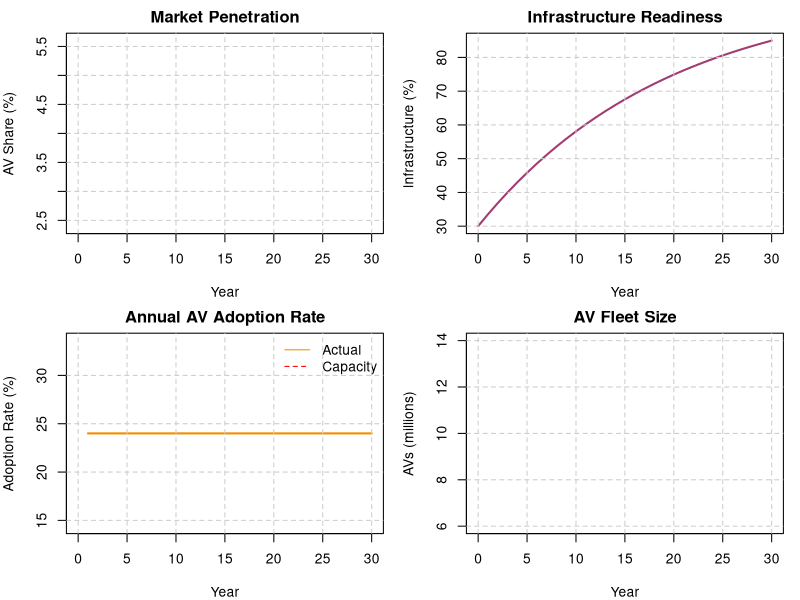

Recreate this plot in R. (Note: this script raises an error after producing the figure.)
################################################################################
# AV ADOPTION STATE-SPACE MODEL WITH POLICY LEVERS
# 
# This script implements a discrete-time state-space model for autonomous
# vehicle (AV) adoption with three policy instruments:
#   - r: consumer rebates ($)
#   - s: manufacturer subsidies ($)
#   - i: infrastructure investment (fraction)
#
# State variables:
#   - A: AV fleet size
#   - C: total vehicle fleet size
#   - I: infrastructure readiness (0-1)
#
# SETUP INSTRUCTIONS:
# 1. Save this file as av_adoption_model.R
# 2. Open R or RStudio
# 3. Run: source("av_adoption_model.R")
# 4. No packages required - uses base R only
#
# The script will:
# - Run baseline simulation (30 years)
# - Compare 5 policy scenarios
# - Show time-varying policy phase-out
# - Run Monte Carlo uncertainty analysis
# - Export results to CSV files
################################################################################

# --- 1. MODEL PARAMETERS (dummy values for demonstration) ---

params <- list(
  # Fleet dynamics
  delta = 0.07,        # annual vehicle retirement rate
  rho = 0.05,          # infrastructure decay rate
  S = 15e6,            # annual new car sales
  P_AV = 40000,        # average AV price ($)
  
  # Adoption model (logistic regression coefficients)
  beta_0 = -2.0,       # baseline (intercept)
  beta_r = 3.0,        # rebate sensitivity
  beta_i = 4.0,        # infrastructure sensitivity
  
  # Supply-side constraints
  cap_0 = 0.20,        # baseline production capacity (20% of sales)
  gamma = 0.00002      # subsidy effectiveness on capacity
)


# --- 2. HELPER FUNCTIONS ---

#' Sigmoid (logistic) function
#' @param z numeric vector
#' @return values in (0, 1)
sigmoid <- function(z) {
  1 / (1 + exp(-z))
}


# --- 3. CORE STATE-SPACE TRANSITION FUNCTION ---

#' One-step state update: x_{t+1} = f(x_t, u_t)
#' 
#' @param state named vector with A, C, I
#' @param policy named vector with r, s, i
#' @param params list of model parameters
#' @return named vector: next state + adoption fraction
step_model <- function(state, policy, params) {
  # Unpack state
  A <- state["A"]  # AV count
  C <- state["C"]  # total cars
  I <- state["I"]  # infrastructure readiness
  
  # Unpack policy
  r <- policy["r"]  # rebates
  s <- policy["s"]  # subsidies
  i <- policy["i"]  # infrastructure spending
  
  # --- Infrastructure dynamics ---
  I_next <- (1 - params$rho) * I + i
  I_next <- min(max(I_next, 0), 1)  # clamp to [0, 1]
  
  # --- Adoption fraction (demand-side) ---
  price_adv <- r / params$P_AV
  z <- params$beta_0 + params$beta_r * price_adv + params$beta_i * I
  a_uncapped <- sigmoid(z)
  
  # --- Supply constraint ---
  cap <- params$cap_0 + params$gamma * s
  a <- min(a_uncapped, cap)
  
  # --- Fleet dynamics ---
  A_next <- (1 - params$delta) * A + a * params$S
  C_next <- (1 - params$delta) * C + params$S
  
  # Return next state and diagnostics
  c(
    A = A_next,
    C = C_next,
    I = I_next,
    adoption = a,
    a_uncapped = a_uncapped,
    cap = cap
  )
}


# --- 4. SIMULATION FUNCTION ---

#' Simulate AV adoption over multiple years
#' 
#' @param state_0 initial state (named vector)
#' @param policy policy trajectory (data.frame or named vector for constant policy)
#' @param years number of years to simulate
#' @param params model parameters
#' @return data.frame with year-by-year results
simulate_model <- function(state_0, policy, years, params) {
  # Initialize results storage
  results <- data.frame(
    year = 0:years,
    A = NA_real_,
    C = NA_real_,
    I = NA_real_,
    pct_AV = NA_real_,
    adoption = NA_real_,
    a_uncapped = NA_real_,
    cap = NA_real_,
    r = NA_real_,
    s = NA_real_,
    i = NA_real_
  )
  
  # Store initial state
  results[1, c("A", "C", "I")] <- state_0[c("A", "C", "I")]
  results$pct_AV[1] <- state_0["A"] / state_0["C"]
  
  # If policy is constant, replicate it
  if (is.vector(policy)) {
    policy_df <- as.data.frame(t(replicate(years, policy)))
  } else {
    policy_df <- policy
  }
  
  # Store initial policy
  results[1, c("r", "s", "i")] <- policy_df[1, c("r", "s", "i")]
  
  # Current state
  state <- state_0
  
  # Simulation loop
  for (t in 1:years) {
    # Get policy for this period
    u_t <- as.numeric(policy_df[t, c("r", "s", "i")])
    names(u_t) <- c("r", "s", "i")
    
    # Update state
    next_state <- step_model(state, u_t, params)
    
    # Store results
    results[t + 1, c("A", "C", "I")] <- next_state[c("A", "C", "I")]
    results[t + 1, "pct_AV"] <- next_state["A"] / next_state["C"]
    results[t + 1, "adoption"] <- next_state["adoption"]
    results[t + 1, "a_uncapped"] <- next_state["a_uncapped"]
    results[t + 1, "cap"] <- next_state["cap"]
    results[t + 1, c("r", "s", "i")] <- u_t
    
    # Advance state
    state[c("A", "C", "I")] <- next_state[c("A", "C", "I")]
  }
  
  return(results)
}


# --- 5. VISUALIZATION FUNCTIONS ---

# Plot AV penetration over time
plot_av_share <- function(results, title = "AV Market Share Over Time") {
  plot(
    results$year,
    results$pct_AV * 100,
    type = "l",
    lwd = 2.5,
    col = "#2E86AB",
    xlab = "Year",
    ylab = "AV Share (%)",
    main = title,
    las = 1,
    ylim = c(0, max(results$pct_AV * 100) * 1.1)
  )
  grid(col = "gray80", lty = 2)
}

#' Plot all state variables
plot_states <- function(results) {
  par(mfrow = c(2, 2), mar = c(4, 4, 2, 1))
  
  # AV penetration
  plot(results$year, results$pct_AV * 100, type = "l", lwd = 2, col = "#2E86AB",
       xlab = "Year", ylab = "AV Share (%)", main = "Market Penetration")
  grid(col = "gray80", lty = 2)
  
  # Infrastructure
  plot(results$year, results$I * 100, type = "l", lwd = 2, col = "#A23B72",
       xlab = "Year", ylab = "Infrastructure (%)", main = "Infrastructure Readiness")
  grid(col = "gray80", lty = 2)
  
  # Adoption rate
  plot(results$year, results$adoption * 100, type = "l", lwd = 2, col = "#F18F01",
       xlab = "Year", ylab = "Adoption Rate (%)", main = "Annual AV Adoption Rate")
  lines(results$year, results$cap * 100, lty = 2, col = "red")
  legend("topright", c("Actual", "Capacity"), lty = c(1, 2), col = c("#F18F01", "red"), bty = "n")
  grid(col = "gray80", lty = 2)
  
  # Fleet size
  plot(results$year, results$A / 1e6, type = "l", lwd = 2, col = "#6A994E",
       xlab = "Year", ylab = "AVs (millions)", main = "AV Fleet Size")
  grid(col = "gray80", lty = 2)
  
  par(mfrow = c(1, 1))
}

#' Compare multiple policy scenarios
plot_scenarios <- function(scenarios, labels = NULL) {
  if (is.null(labels)) {
    labels <- paste("Scenario", seq_along(scenarios))
  }
  
  colors <- c("#2E86AB", "#A23B72", "#F18F01", "#6A994E", "#C73E1D", "#7209B7")
  
  plot(
    scenarios[[1]]$year,
    scenarios[[1]]$pct_AV * 100,
    type = "l",
    lwd = 2.5,
    col = colors[1],
    xlab = "Year",
    ylab = "AV Share (%)",
    main = "Policy Scenario Comparison",
    las = 1,
    ylim = c(0, max(sapply(scenarios, function(s) max(s$pct_AV))) * 100 * 1.1)
  )
  
  for (i in 2:length(scenarios)) {
    lines(scenarios[[i]]$year, scenarios[[i]]$pct_AV * 100, 
          lwd = 2.5, col = colors[i %% length(colors) + 1])
  }
  
  legend("topleft", labels, lwd = 2.5, col = colors[1:length(scenarios)], bty = "n")
  grid(col = "gray80", lty = 2)
}


# --- 6. EXAMPLE: BASELINE SIMULATION ---

cat("=== BASELINE SCENARIO ===\n")

# Initial state
state_0 <- c(
  A = 10e6,      # 10 million AVs
  C = 250e6,     # 250 million total vehicles
  I = 0.30       # 30% infrastructure readiness
)

# Constant policy
policy_baseline <- c(
  r = 5000,      # $5,000 rebate
  s = 2000,      # $2,000 subsidy
  i = 0.05       # 5% annual infrastructure investment
)

# Run simulation
years <- 30
results_baseline <- simulate_model(state_0, policy_baseline, years, params)

# Display final state
cat(sprintf("Year %d: AV share = %.1f%%\n", 
            years, 
            results_baseline$pct_AV[years + 1] * 100))

# Visualize
plot_states(results_baseline)


# --- 7. EXAMPLE: POLICY EXPERIMENTS ---

cat("\n=== POLICY EXPERIMENTS ===\n")

# Scenario 1: No policy
policy_none <- c(r = 0, s = 0, i = 0.01)
results_none <- simulate_model(state_0, policy_none, years, params)

# Scenario 2: High rebates
policy_high_rebate <- c(r = 10000, s = 2000, i = 0.05)
results_high_rebate <- simulate_model(state_0, policy_high_rebate, years, params)

# Scenario 3: Infrastructure focus
policy_infra <- c(r = 5000, s = 2000, i = 0.15)
results_infra <- simulate_model(state_0, policy_infra, years, params)

# Scenario 4: Aggressive all-around
policy_aggressive <- c(r = 12000, s = 5000, i = 0.20)
results_aggressive <- simulate_model(state_0, policy_aggressive, years, params)

# Compare scenarios
scenarios <- list(
  results_none,
  results_baseline,
  results_high_rebate,
  results_infra,
  results_aggressive
)

labels <- c(
  "No Policy",
  "Baseline",
  "High Rebates",
  "Infra Focus",
  "Aggressive"
)

plot_scenarios(scenarios, labels)

# Print final outcomes
cat("\nFinal AV Share (Year 30):\n")
for (i in seq_along(scenarios)) {
  cat(sprintf("  %-15s: %5.1f%%\n", 
              labels[i], 
              scenarios[[i]]$pct_AV[years + 1] * 100))
}


# --- 8. EXAMPLE: TIME-VARYING POLICY (PHASE-OUT) ---

cat("\n=== TIME-VARYING POLICY: GRADUAL PHASE-OUT ===\n")

# Create declining rebate schedule
policy_phaseout <- data.frame(
  r = seq(10000, 0, length.out = years),  # linear decline
  s = rep(3000, years),                    # constant subsidy
  i = seq(0.15, 0.05, length.out = years)  # declining infra investment
)

results_phaseout <- simulate_model(state_0, policy_phaseout, years, params)

par(mfrow = c(1, 2))
plot_av_share(results_phaseout, "Phase-Out Policy")

# Show policy trajectory
plot(results_phaseout$year[-1], results_phaseout$r[-1] / 1000, 
     type = "l", lwd = 2, col = "#2E86AB",
     xlab = "Year", ylab = "Rebate ($1000s)", 
     main = "Policy Schedule")
grid(col = "gray80", lty = 2)

par(mfrow = c(1, 1))


# --- 9. MONTE CARLO UNCERTAINTY ANALYSIS ---

cat("\n=== MONTE CARLO SIMULATION ===\n")

#' Run Monte Carlo with parameter uncertainty
monte_carlo <- function(state_0, policy, years, params, n_sim = 100) {
  results_mc <- vector("list", n_sim)
  
  for (i in 1:n_sim) {
    # Perturb parameters (±20% uniform)
    params_i <- params
    params_i$beta_0 <- params$beta_0 * runif(1, 0.8, 1.2)
    params_i$beta_r <- params$beta_r * runif(1, 0.8, 1.2)
    params_i$beta_i <- params$beta_i * runif(1, 0.8, 1.2)
    params_i$delta <- params$delta * runif(1, 0.8, 1.2)
    
    results_mc[[i]] <- simulate_model(state_0, policy, years, params_i)
  }
  
  return(results_mc)
}

# Run 100 simulations
set.seed(42)
mc_sims <- monte_carlo(state_0, policy_baseline, years, params, n_sim = 100)

# Extract AV shares
av_shares <- sapply(mc_sims, function(r) r$pct_AV)

# Plot uncertainty bands
plot(
  results_baseline$year,
  results_baseline$pct_AV * 100,
  type = "n",
  xlab = "Year",
  ylab = "AV Share (%)",
  main = "Monte Carlo Uncertainty Bands",
  ylim = c(0, max(av_shares) * 100)
)

# 90% confidence interval
q05 <- apply(av_shares, 1, quantile, probs = 0.05) * 100
q95 <- apply(av_shares, 1, quantile, probs = 0.95) * 100
polygon(
  c(results_baseline$year, rev(results_baseline$year)),
  c(q05, rev(q95)),
  col = rgb(0.18, 0.52, 0.67, 0.3),
  border = NA
)

# Median
q50 <- apply(av_shares, 1, quantile, probs = 0.5) * 100
lines(results_baseline$year, q50, lwd = 2.5, col = "#2E86AB")

legend("topleft", 
       c("Median", "90% CI"), 
       lwd = c(2.5, 10), 
       col = c("#2E86AB", rgb(0.18, 0.52, 0.67, 0.3)),
       bty = "n")
grid(col = "gray80", lty = 2)


# --- 10. EXPORT RESULTS ---

cat("\n=== SAVING RESULTS ===\n")

# Save baseline results to CSV
write.csv(results_baseline, "av_baseline_results.csv", row.names = FALSE)
cat("Baseline results saved to av_baseline_results.csv\n")

# Save all scenarios
scenarios_combined <- do.call(rbind, lapply(seq_along(scenarios), function(i) {
  df <- scenarios[[i]]
  df$scenario <- labels[i]
  df
}))

write.csv(scenarios_combined, "av_all_scenarios.csv", row.names = FALSE)
cat("All scenarios saved to av_all_scenarios.csv\n")

cat("\n=== MODEL RUN COMPLETE ===\n")
cat("To customize:\n")
cat("  1. Edit params list for your calibration\n")
cat("  2. Modify policy vectors for different interventions\n")
cat("  3. Use simulate_model() for custom runs\n")
cat("  4. Extend step_model() for additional dynamics\n")